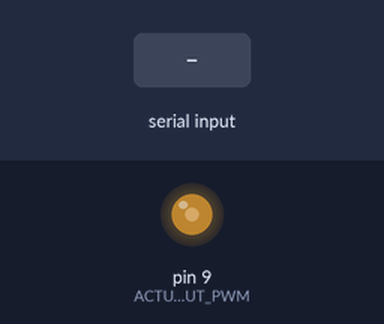
Bench run of a sketch on a simulated Arduino Uno, built with avr-gcc and run on an emulated ATmega328P. Shown: output pins drawn as LEDs (lit = HIGH). Inputs (shaded band) come from the test bench. The modem accepts every AT command (registered, SIM ready, sends succeed) and sends nothing else; what the sketch prints to the serial monitor is not drawn.

Above: at 0.8 s.
0.9 s: "+IPD" received over the second serial link
Timing chart, 0 to 3.9 s (numbered marks = the images above; inputs shaded):
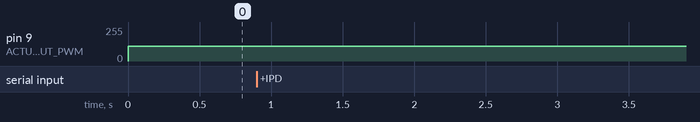

Measured:
- after the input at 0.9 s, every drawn part: stays the same

The sketch:

FINAL_SOLUTION_MOSTLY_SAFE.ino
```cpp
#include <SoftwareSerial.h>
#define BUFFER_SIZE 100

SoftwareSerial esp(13, 12);
char inputBuffer[BUFFER_SIZE];
int bufferIndex = 0;
int x_val = 110;
const unsigned long TIMEOUT = 10000;

int topVal = 255;
int bottomVal = 110;
int old_val = bottomVal;
int delayInt = 8;
int stepSize = 20;
int ACTUATOR_OUT_PWM = 9;


int times = 0;


void setup() {
  Serial.begin(9600);
  esp.begin(9600);

  setAct();

  if (!runCommand("AT", "OK")) restartModule();
  if (!runCommand("AT+CWMODE=1", "OK")) restartModule();
  if (!runCommand("AT+CWJAP=\"SSD GOES HERE\",\"PASSWORD GOES HERE\"", "OK")) restartModule();
  if (!runCommand("AT+CIPMUX=1", "OK")) restartModule();
  while (true) {
    if (!runCommand("AT+CIPSTART=0,\"TCP\",\"HTTP SERVER GOES HERE\",80", "OK")) restartModule();
    String str = "GET REST OF GET PATH GOES HERE\r\n\n";
    if (!runCommand("AT+CIPSEND=0," + String(str.length() + 1) , "OK")) restartModule();
    if (!runCommand(str + "AT+CIPCLOSE=0", "+IPD")) restartModule();

    // Serial.println("NEW: " + x_val);
    // Serial.println("OLD: " + old_val);
    setAct();
    if(old_val == x_val){
      times++;
    }else{
      old_val = x_val;
      times = 0;
    }

    if (!runCommand("", "CLOSED")) restartModule();

    if( times >= 20 && times < 40 ){
      Serial.println("DELAY 1000");
      delay(1000);
    }else if( times >= 40 && times < 100 ){
      Serial.println("DELAY 5000");
      delay(5000);
    }else if( times >= 100 ){
      Serial.println("DELAY 20000");
      delay(20000);
    }
  }
}

bool runCommand(const String& command, const String& expectedResponse) {
  // Serial.println("Sending command: " + command);
  esp.println(command);

  unsigned long startTime = millis();
  while (millis() - startTime < TIMEOUT) {
    if (esp.available()) {
      String response = "";
      while (esp.available()) {
        response += (char)esp.read();
        delay(1);
      }
      // Serial.println("Received response: " + response);
      if ( response.indexOf(expectedResponse) != -1) {
        if( expectedResponse.indexOf("+IPD") != -1 ){
              parseInput(response);
        }
        return true;
      }
    }
  }

  Serial.println("Command timed out or response incorrect.");
  return false;
}

void restartModule() {
  Serial.println("Restarting module...");
  esp.println("AT+RST");
  delay(5000);
  setup();
}

void parseInput(const String& input) {

  int colonIndex = input.indexOf(':');
  if (colonIndex != -1) {
    String value = input.substring(colonIndex + 1);
    value.trim();

    if (value.length() > 0 && value.toInt() != 0) {
      x_val = value.toInt();
    }else{
      Serial.println("Invalid int value!");
    }
  } else {
    Serial.println("Colon not found in input.");
  }
}

void setAct(){
  int i = old_val;
  if(old_val >= x_val){
    for(;i>x_val ;i-=stepSize){
      analogWrite(ACTUATOR_OUT_PWM, i);
      delay(delayInt);
    }
  }else{
    for(;i<x_val ;i+=stepSize){
      analogWrite(ACTUATOR_OUT_PWM, i);
      delay(delayInt);
    }
  }
  analogWrite(ACTUATOR_OUT_PWM, x_val);
}
```
